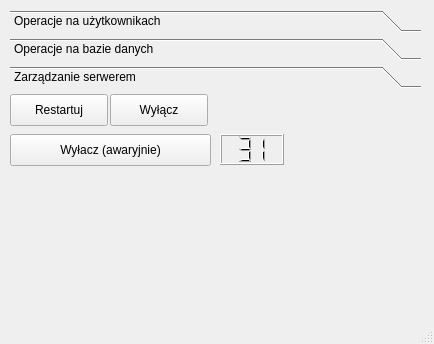
<?xml version="1.0" encoding="UTF-8"?>
<ui version="4.0">
 <class>Window_AdminPanel</class>
 <widget class="QMainWindow" name="Window_AdminPanel">
  <property name="geometry">
   <rect>
    <x>0</x>
    <y>0</y>
    <width>434</width>
    <height>344</height>
   </rect>
  </property>
  <property name="windowTitle">
   <string>MainWindow</string>
  </property>
  <widget class="QWidget" name="centralwidget">
   <widget class="QToolBox" name="toolBox">
    <property name="geometry">
     <rect>
      <x>10</x>
      <y>10</y>
      <width>411</width>
      <height>281</height>
     </rect>
    </property>
    <property name="currentIndex">
     <number>2</number>
    </property>
    <widget class="QWidget" name="page">
     <property name="geometry">
      <rect>
       <x>0</x>
       <y>0</y>
       <width>411</width>
       <height>188</height>
      </rect>
     </property>
     <attribute name="label">
      <string>Operacje na użytkownikach</string>
     </attribute>
     <widget class="QLCDNumber" name="lcdNumber_Baned">
      <property name="geometry">
       <rect>
        <x>0</x>
        <y>164</y>
        <width>96</width>
        <height>23</height>
       </rect>
      </property>
     </widget>
     <widget class="QLCDNumber" name="lcdNumber_Summary">
      <property name="geometry">
       <rect>
        <x>307</x>
        <y>164</y>
        <width>96</width>
        <height>23</height>
       </rect>
      </property>
     </widget>
     <widget class="QPushButton" name="pushButton_UnBan">
      <property name="geometry">
       <rect>
        <x>102</x>
        <y>131</y>
        <width>97</width>
        <height>27</height>
       </rect>
      </property>
      <property name="text">
       <string>UnBan</string>
      </property>
     </widget>
     <widget class="QLabel" name="label_UsersSummary">
      <property name="geometry">
       <rect>
        <x>307</x>
        <y>131</y>
        <width>96</width>
        <height>27</height>
       </rect>
      </property>
      <property name="text">
       <string>Wszyscy</string>
      </property>
      <property name="alignment">
       <set>Qt::AlignCenter</set>
      </property>
     </widget>
     <widget class="QListWidget" name="listWidget_Coonected">
      <property name="geometry">
       <rect>
        <x>0</x>
        <y>0</y>
        <width>403</width>
        <height>125</height>
       </rect>
      </property>
      <property name="sizeIncrement">
       <size>
        <width>0</width>
        <height>0</height>
       </size>
      </property>
      <property name="showDropIndicator" stdset="0">
       <bool>false</bool>
      </property>
      <property name="movement">
       <enum>QListView::Static</enum>
      </property>
      <property name="resizeMode">
       <enum>QListView::Adjust</enum>
      </property>
      <property name="spacing">
       <number>1</number>
      </property>
      <property name="selectionRectVisible">
       <bool>true</bool>
      </property>
      <property name="sortingEnabled">
       <bool>true</bool>
      </property>
     </widget>
     <widget class="QLCDNumber" name="lcdNumber_Connected">
      <property name="geometry">
       <rect>
        <x>205</x>
        <y>164</y>
        <width>96</width>
        <height>23</height>
       </rect>
      </property>
     </widget>
     <widget class="QPushButton" name="pushButton_BanUser">
      <property name="geometry">
       <rect>
        <x>0</x>
        <y>131</y>
        <width>96</width>
        <height>27</height>
       </rect>
      </property>
      <property name="text">
       <string>Ban</string>
      </property>
     </widget>
     <widget class="QLCDNumber" name="lcdNumber_Warned">
      <property name="geometry">
       <rect>
        <x>102</x>
        <y>164</y>
        <width>97</width>
        <height>23</height>
       </rect>
      </property>
     </widget>
     <widget class="QLabel" name="label_UsersConnected">
      <property name="geometry">
       <rect>
        <x>205</x>
        <y>131</y>
        <width>96</width>
        <height>27</height>
       </rect>
      </property>
      <property name="text">
       <string>Połaczeni</string>
      </property>
      <property name="alignment">
       <set>Qt::AlignCenter</set>
      </property>
     </widget>
    </widget>
    <widget class="QWidget" name="page_3">
     <property name="geometry">
      <rect>
       <x>0</x>
       <y>0</y>
       <width>411</width>
       <height>188</height>
      </rect>
     </property>
     <attribute name="label">
      <string>Operacje na bazie danych</string>
     </attribute>
    </widget>
    <widget class="QWidget" name="page_2">
     <property name="geometry">
      <rect>
       <x>0</x>
       <y>0</y>
       <width>411</width>
       <height>188</height>
      </rect>
     </property>
     <attribute name="label">
      <string>Zarządzanie serwerem</string>
     </attribute>
     <widget class="QLCDNumber" name="lcdNumber_CountertoServerUP">
      <property name="enabled">
       <bool>true</bool>
      </property>
      <property name="geometry">
       <rect>
        <x>210</x>
        <y>40</y>
        <width>64</width>
        <height>31</height>
       </rect>
      </property>
      <property name="numDigits">
       <number>2</number>
      </property>
      <property name="intValue" stdset="0">
       <number>31</number>
      </property>
     </widget>
     <widget class="QPushButton" name="pushButton_ForceShutdownServer">
      <property name="geometry">
       <rect>
        <x>0</x>
        <y>40</y>
        <width>201</width>
        <height>32</height>
       </rect>
      </property>
      <property name="toolTip">
       <string>Wyłacz awaryjnie</string>
      </property>
      <property name="text">
       <string>Wyłacz (awaryjnie)</string>
      </property>
     </widget>
     <widget class="QPushButton" name="pushButton_ShutdownServer">
      <property name="geometry">
       <rect>
        <x>100</x>
        <y>0</y>
        <width>98</width>
        <height>32</height>
       </rect>
      </property>
      <property name="toolTip">
       <string>Wyłacz bezpiecznie</string>
      </property>
      <property name="text">
       <string>Wyłącz</string>
      </property>
     </widget>
     <widget class="QPushButton" name="pushButton_RestartServer">
      <property name="geometry">
       <rect>
        <x>0</x>
        <y>0</y>
        <width>98</width>
        <height>32</height>
       </rect>
      </property>
      <property name="toolTip">
       <string>Restartuje serwer</string>
      </property>
      <property name="text">
       <string>Restartuj</string>
      </property>
     </widget>
    </widget>
   </widget>
  </widget>
  <widget class="QMenuBar" name="menubar">
   <property name="geometry">
    <rect>
     <x>0</x>
     <y>0</y>
     <width>434</width>
     <height>23</height>
    </rect>
   </property>
  </widget>
  <widget class="QStatusBar" name="statusbar"/>
 </widget>
 <resources/>
 <connections/>
</ui>
